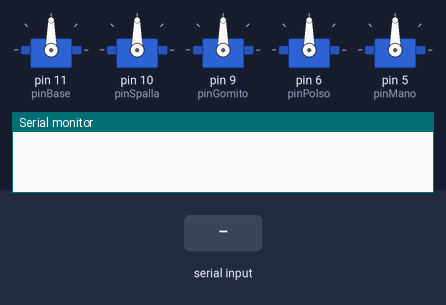
The sketch below on a simulated Arduino Uno, built with avr-gcc and run on an emulated ATmega328P. Parts: 5 × servo, the last lines printed to the serial monitor. The test bench sets the inputs (shaded band).

Above: at 1.2 s.
1.3 s: "base:1\n" received over Serial
At 1.8 s:
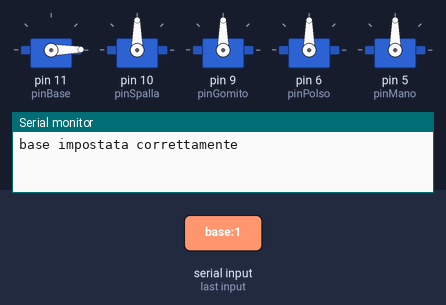
2.8 s: "spalla:1\n" received over Serial
At 4.0 s:
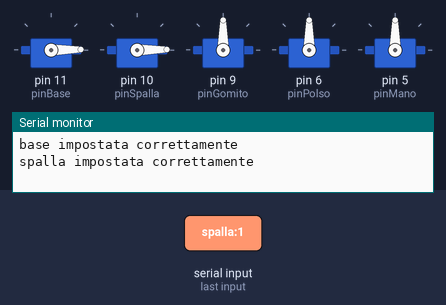
4.3 s: "gomito:1\n" received over Serial
At 5.4 s:
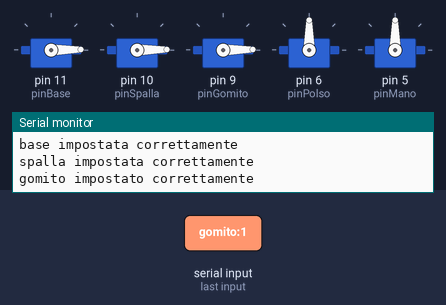
5.8 s: "polso:1\n" received over Serial
At 6.5 s:
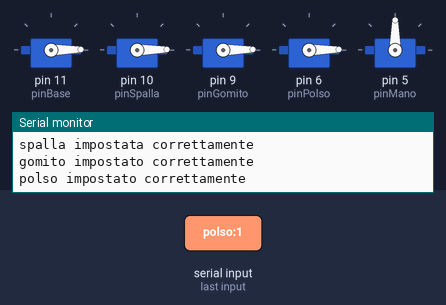
7.3 s: "base:150\n" received over Serial
At 7.7 s:
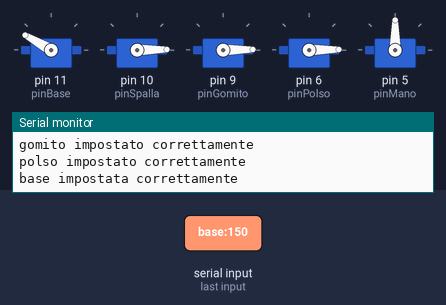
8.8 s: "spalla:150\n" received over Serial
At 10.1 s:
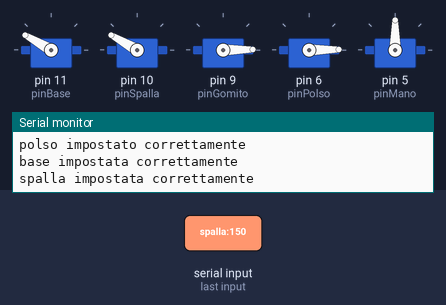
Timing chart, 0 to 11.3 s (numbered marks = the images above; inputs shaded):
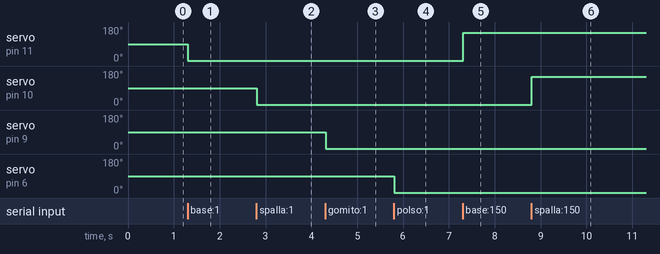

The sketch:

firmware.ino
```cpp
#include <Servo.h> //importo la libreria per la gestione dei servomotori

//definisco degli identificativi per i pin
#define pinBase 11
#define pinSpalla 10
#define pinGomito 9
#define pinPolso 6
#define pinMano 5

Servo base, spalla, gomito, polso, mano; //istanzio gli oggetti servo


String decodifica(String in) {
  // Riassegna le stringhe modificate
  in.trim();
  in.toLowerCase();

  // Trova il separatore
  int indiceSeparatore = in.indexOf(":");

  // Gestione errore: se il separatore non esiste, esci
  if (indiceSeparatore == -1) {
    return "sintassi non rispettata";
  }

  // Estrae le sottostringhe usando gli indici corretti
  String motore = in.substring(0, indiceSeparatore);
  motore.trim(); // Rimuove eventuali spazi attorno al nome

  String valoreStr = in.substring(indiceSeparatore + 1);
  int angolo = valoreStr.toInt(); // Converte in intero

  // Valida i limiti dell'angolo
  if (angolo < 0 || angolo > 180) {
    return "angolo non valido";
  }

  // Comanda i servomotori in base al nome
  if (motore == "base") {
    base.write(angolo);
    return "base impostata correttamente";
  }
  else if (motore == "spalla") {
    spalla.write(angolo);
    return "spalla impostata correttamente";
  }
  else if (motore == "gomito") {
    gomito.write(angolo);
    return "gomito impostato correttamente";
  }
  else if (motore == "polso") {
    polso.write(angolo);
    return "polso impostato correttamente";
  }
  else if (motore == "mano") {
    mano.write(angolo);
    return "mano impostato correttamente";
  }

  return "motore {" + valoreStr +  "} non valido"; // Motore non valido
}


void setup() {
  // Inizializza la comunicazione seriale a 9600 baud
  Serial.begin(9600);

  // Associa ogni oggetto Servo al rispettivo pin hardware
  base.attach(pinBase);
  spalla.attach(pinSpalla);
  gomito.attach(pinGomito);
  polso.attach(pinPolso);
  mano.attach(pinMano);

  // Posiziona i motori a un angolo iniziale sicuro (es. 90 gradi)
  base.write(90);
  spalla.write(90);
  gomito.write(90);
  polso.write(90);
  mano.write(90);
}

void loop() {
  // Controlla se ci sono dati in arrivo sulla porta seriale
  if (Serial.available() > 0) {

    // Legge la stringa fino al carattere di Nuova Riga (\n)
    String datoRicevuto = Serial.readStringUntil('\n');

    // Esegue la decodifica e invia un feedback al PC
    Serial.println(decodifica(datoRicevuto));
  }
}
```

Measured:
- after the input at 1.3 s, servo on pin 11 (pinBase): 90° → 1° at once
- after the input at 2.8 s, servo on pin 10 (pinSpalla): 90° → 1° at once
- after the input at 4.3 s, servo on pin 9 (pinGomito): 90° → 1° at once
- after the input at 5.8 s, servo on pin 6 (pinPolso): 90° → 1° at once
- after the input at 7.3 s, servo on pin 11 (pinBase): 1° → 150° at once
- after the input at 8.8 s, servo on pin 10 (pinSpalla): 1° → 150° at once
